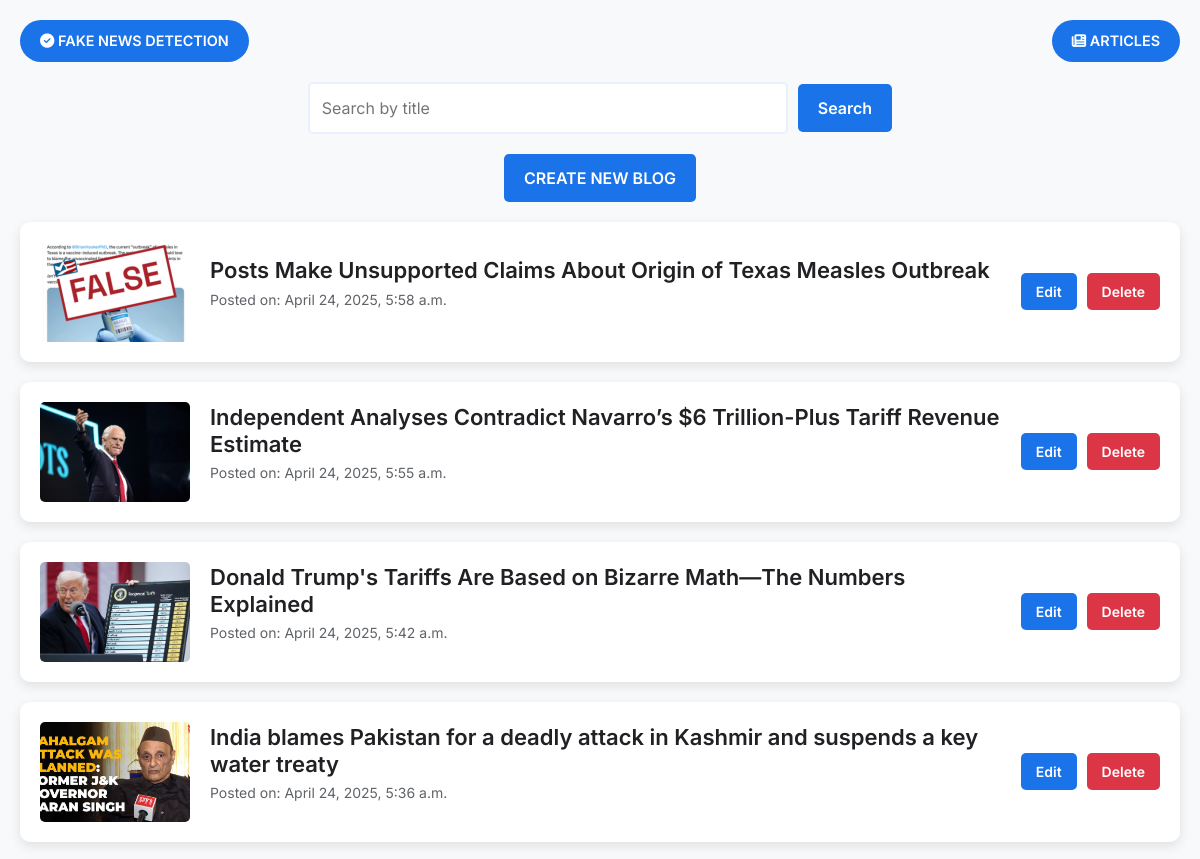
/blog_list/ (upper part), run on an earlier commit of the app's database.
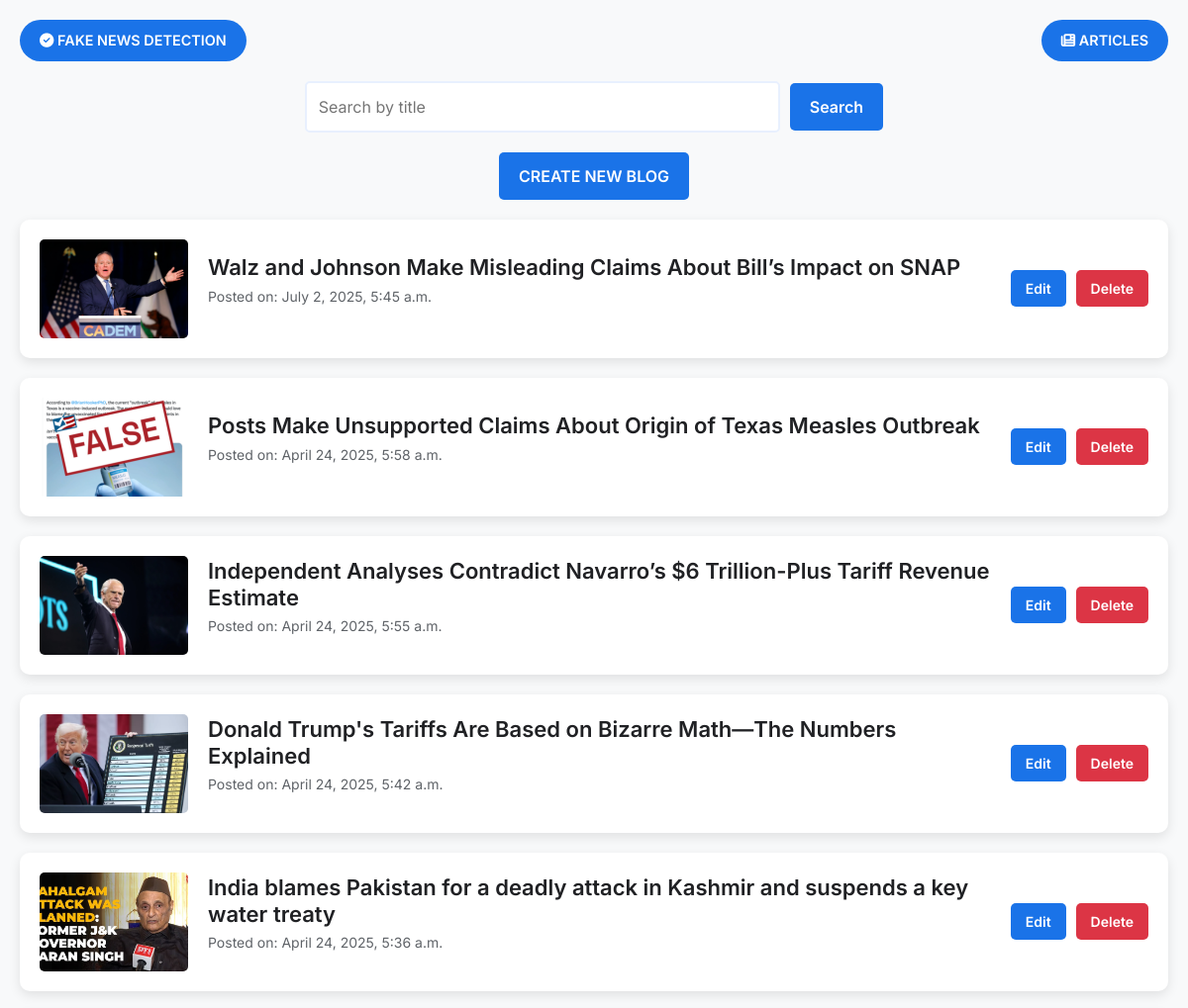
And on a later commit of the database.
### adminapp/models.py (models this page shows, shortened)
class BlogPost(models.Model):
    title = models.CharField(max_length=200)
    content = models.TextField()
    thumbnail = models.ImageField(upload_to='thumbnails/', null=True, blank=True)
    created_at = models.DateTimeField(auto_now_add=True)

### adminapp/views.py (the view)
# urls.py: path('blog_list/', blog_list, name='blog_list'),
def blog_list(request):
    query = request.GET.get('search')
    blogs = BlogPost.objects.filter(title__icontains=query) if query else BlogPost.objects.all().order_by('-created_at')
    return render(request, 'blog_list.html', {'blogs': blogs})

### adminapp/templates/blog_list.html (shortened to what this page needs)
<!DOCTYPE html>
<html lang="en">
<head>
    <link href="https://cdn.jsdelivr.net/npm/bootstrap@5.3.0/dist/css/bootstrap.min.css" rel="stylesheet">
    <link rel="stylesheet" href="https://cdnjs.cloudflare.com/ajax/libs/font-awesome/6.4.0/css/all.min.css">
</head>
<body>
    <div class="navbar-custom">
        <a href="#" class="btn-custom">
            <i class="fas fa-check-circle"></i> Fake News Detection
        </a>
        <a href="{% url 'articles' %}" class="btn-custom">
            <i class="fas fa-newspaper"></i> Articles
        </a>
    </div>
    <form method="GET" class="search-container">
        <input type="text" name="search" placeholder="Search by title">
        <button type="submit">Search</button>
    </form>
    <a href="{% url 'create_blog' %}" class="create-btn">Create New Blog</a>
    <div class="blog-list">
        {% for blog in blogs %}
            <div class="blog-item">
                <img src="{{ blog.thumbnail.url }}" alt="Blog Thumbnail">
                <div class="blog-info">
                    <h2><a href="{% url 'blog_detail' blog.id %}">{{ blog.title }}</a></h2>
                    <p>Posted on: {{ blog.created_at }}</p>
                </div>
                <div class="blog-actions">
                    <a href="{% url 'update_blog' blog.id %}" class="edit-btn">Edit</a>
                    <a href="{% url 'delete_blog' blog.id %}" class="delete-btn" onclick="return confirm('Are you sure?')">Delete</a>
                </div>
            </div>
        {% endfor %}
    </div>
</body>
</html>

What changed in the data, as far as the page shows it:
added BlogPost: thumbnail (picture), title "Walz and Johnson Make Misleading Claims About Bill’s Impact on SNAP", created_at "July 2, 2025, 5:45 a.m."
